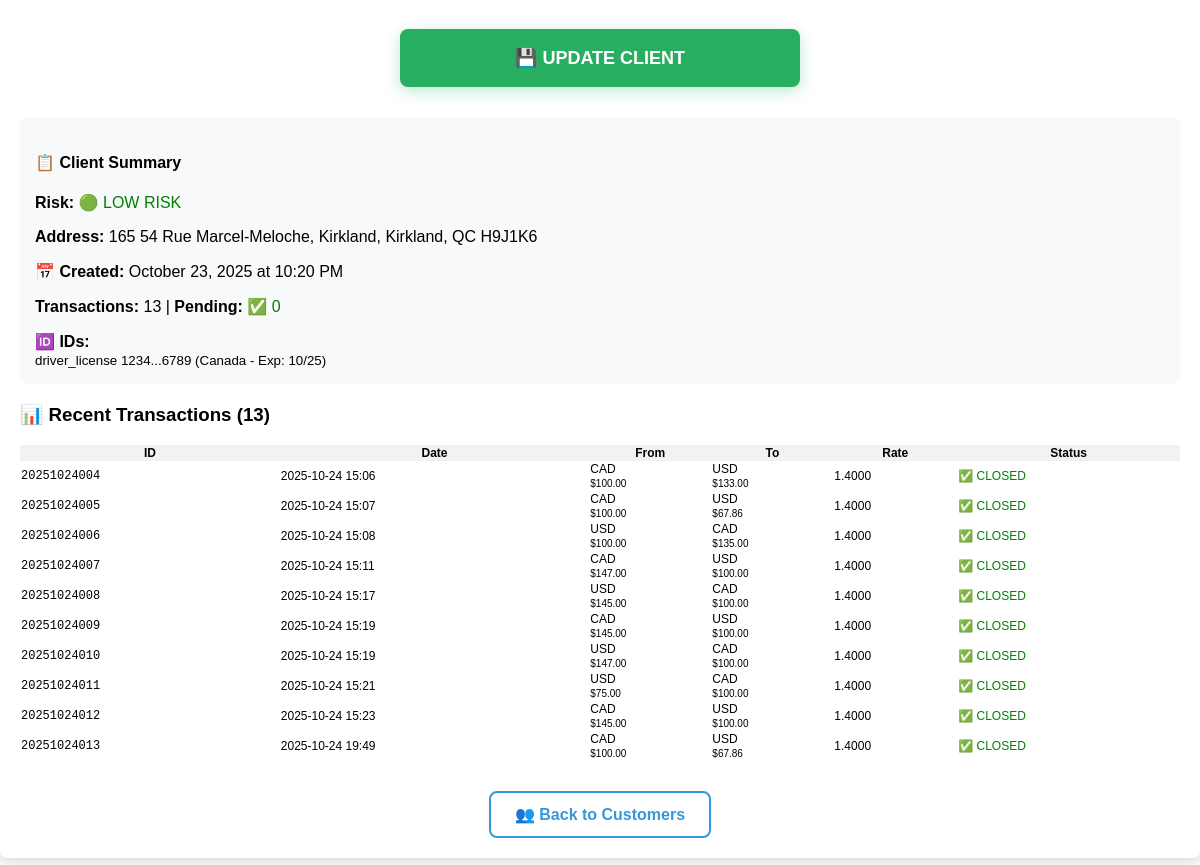
The page /edit_client/1 (signed in, lower part) on the database as committed earlier.
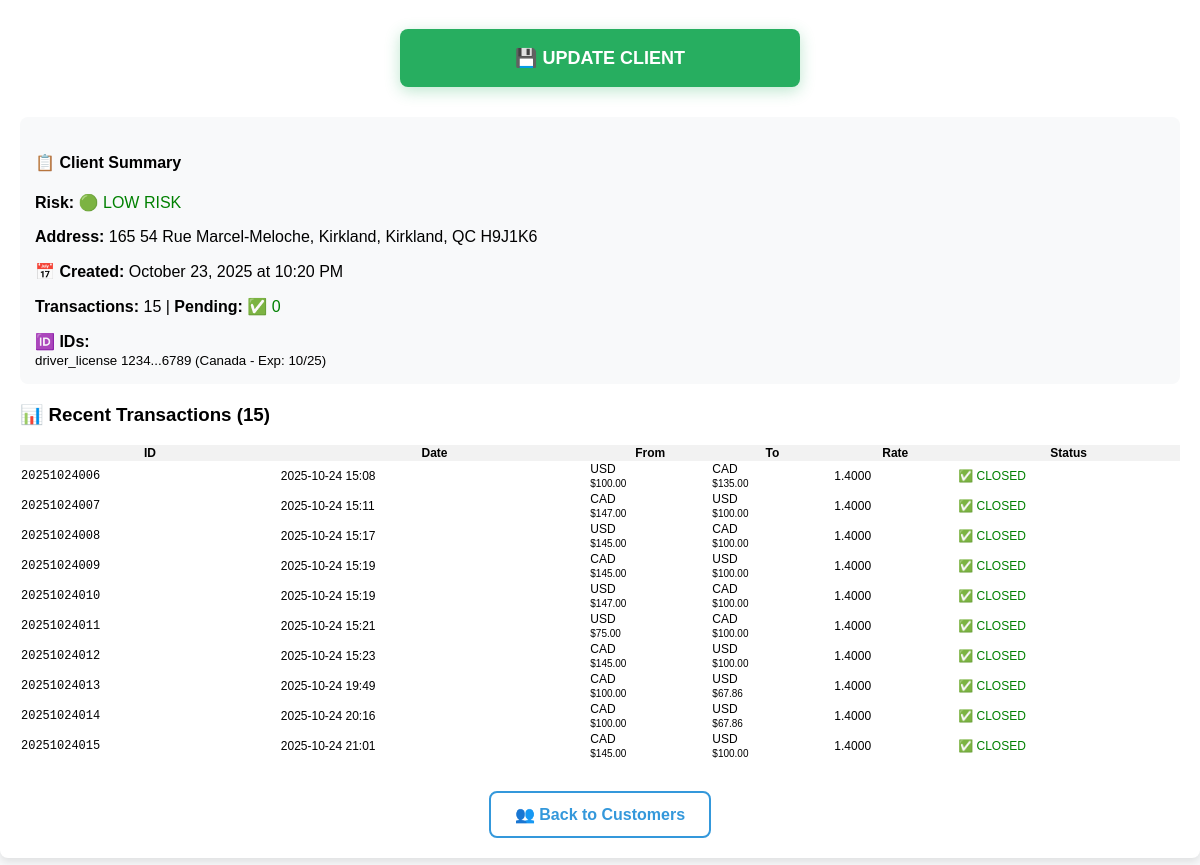
The same page on the database as committed later.
### app.py (models this page shows)
class Transaction(db.Model):
    id = db.Column(db.String(11), primary_key=True)
    date = db.Column(db.DateTime, default=datetime.utcnow)
    from_currency = db.Column(db.String(3), nullable=False)
    to_currency = db.Column(db.String(3), nullable=False)
    from_amount = db.Column(db.Float, nullable=False)
    to_amount = db.Column(db.Float, nullable=False)
    exchange_rate = db.Column(db.Float, nullable=False)
    notes = db.Column(db.Text, nullable=True)
    is_fintrac = db.Column(db.Boolean, default=False)
    client_id = db.Column(db.Integer, db.ForeignKey('client.id'), nullable=False)
    receipt_filename = db.Column(db.String(100))
    status = db.Column(db.String(10), default='closed')

### app.py (the view, shortened to what this page needs)
@app.route('/edit_client/<client_id>', methods=['GET', 'POST'])
def edit_client(client_id):
    print(f"🔍 DEBUG: edit_client called with client_id={client_id}, method={request.method}")  # DEBUG
    if 'user_id' not in session:
        return redirect(url_for('login'))
    if client_id == 'new':
        client = None
    else:
        client = Client.query.get_or_404(int(client_id))
    return render_template('edit_client.html', client=client)

### templates/edit_client.html (shortened to what this page needs)
{% extends "base.html" %}
{% block content %}
<div style="text-align:center; margin-bottom:30px;">
    <button type="submit" form="clientForm"
            style="width:100%; max-width:400px; padding:18px; background:#27ae60; color:white; border:none; border-radius:8px; font-size:18px; font-weight:bold; cursor:pointer; box-shadow:0 4px 15px rgba(39,174,96,0.3);">
        {% if client %}💾 UPDATE CLIENT{% else %}👥 ADD NEW CLIENT{% endif %}
    </button>
</div>
{% if client %}
<div style="background:#f8f9fa; padding:15px; border-radius:8px; margin-bottom:20px;">
    <h4>📋 Client Summary</h4>
    <p><strong>Risk:</strong>
        {% if client.risk_level == 'low risk' %}<span style="color:green;">🟢 LOW RISK</span>
        {% elif client.risk_level == 'medium risk' %}<span style="color:orange;">🟡 MEDIUM RISK</span>
        {% elif client.risk_level == 'high risk' %}<span style="color:red;">🟠 HIGH RISK</span>
        {% else %}<span style="color:red; font-weight:bold;">🔴 ON HOLD</span>{% endif %}
    </p>
    <p><strong>Address:</strong> {{ client.apartment or '' }} {{ client.civic_number }} {{ client.street }}, {{ client.city }}, {{ client.province }} {{ client.postal_code }}</p>
    <p><strong>📅 Created:</strong> {{ client.created_at.strftime('%B %d, %Y at %I:%M %p') }}</p>
    {% set transactions_list = client.transactions %}
    <p><strong>Transactions:</strong> {{ transactions_list|length }} |
       <strong>Pending:</strong>
       {% set pending_tx = transactions_list|selectattr('status', 'equalto', 'pending')|list %}
       {% if pending_tx|length > 0 %}
           <span style="color:red; font-weight:bold;">🚨 {{ pending_tx|length }}</span>
       {% else %}
           <span style="color:green;">✅ 0</span>
       {% endif %}
    </p>
    {% if client.id1_number or client.id2_number or client.id3_number %}
    <div style="margin-top:15px;">
        <strong>🆔 IDs:</strong><br>
        {% if client.id1_number %}
            <small>{{ client.id1_type or 'ID' }} {{ client.id1_number[:4] }}...{{ client.id1_number[-4:] }}
            {% if client.id1_expiry_date %}
                ({{ client.id1_issued_by or 'Unknown' }} - Exp: {{ client.id1_expiry_date.strftime('%m/%y') }})
            {% endif %}
            </small><br>
        {% endif %}
    </div>
    {% endif %}
</div>
<h3>📊 Recent Transactions ({{ transactions_list|length }})</h3>
<table style="width:100%; border-collapse:collapse; font-size:12px; margin-top:10px;">
    <tr style="background:#f2f2f2;">
        <th>ID</th><th>Date</th><th>From</th><th>To</th><th>Rate</th><th>Status</th>
    </tr>
    {% for tx in transactions_list[-10:] %}
    <tr>
        <td style="font-family:monospace;">{{ tx.id }}</td>
        <td>{{ tx.date.strftime('%Y-%m-%d %H:%M') }}</td>
        <td>{{ tx.from_currency }}<br><small>${{ "%.2f"|format(tx.from_amount) }}</small></td>
        <td>{{ tx.to_currency }}<br><small>${{ "%.2f"|format(tx.to_amount) }}</small></td>
        <td>{{ "%.4f"|format(tx.exchange_rate) }}</td>
        <td>
            {% if tx.status == 'pending' %}
                <span style="color:red; font-weight:bold;">⏳ PENDING</span>
            {% else %}
                <span style="color:green;">✅ CLOSED</span>
            {% endif %}
        </td>
    </tr>
    {% else %}
    <tr><td colspan="6" style="text-align:center; color:#999; padding:20px;">No transactions yet</td></tr>
    {% endfor %}
</table>
{% endif %}
<div style="text-align:center; margin-top:30px;">
    <a href="{{ url_for('customers') }}"
       style="font-size:16px; color:#3498db; font-weight:bold; text-decoration:none; padding:12px 24px; border:2px solid #3498db; border-radius:8px; display:inline-block;">
       👥 Back to Customers
    </a>
</div>
{% endblock %}

Rows that differ between the two databases and show on the page:
no longer on this page (row unchanged): Transaction: id "20251024004", date "2025-10-24 15:06", from_currency "CAD", from_amount "100.00", to_currency "USD", to_amount "133.00", exchange_rate "1.4000", status "✅ CLOSED"
no longer on this page (row unchanged): Transaction: id "20251024005", date "2025-10-24 15:07", from_currency "CAD", from_amount "100.00", to_currency "USD", to_amount "67.86", exchange_rate "1.4000", status "✅ CLOSED"
added Transaction: id "20251024014", date "2025-10-24 20:16", from_currency "CAD", from_amount "100.00", to_currency "USD", to_amount "67.86", exchange_rate "1.4000", status "✅ CLOSED"
added Transaction: id "20251024015", date "2025-10-24 21:01", from_currency "CAD", from_amount "145.00", to_currency "USD", to_amount "100.00", exchange_rate "1.4000", status "✅ CLOSED"
Other text that changed with them:
{{ transactions_list|length }}: "13" → "15"
